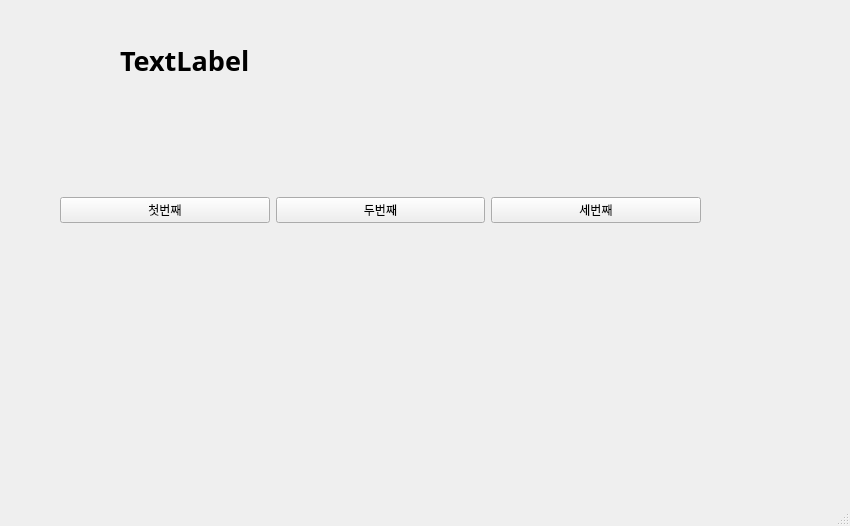
<?xml version="1.0" encoding="UTF-8"?>
<ui version="4.0">
 <class>MainWindow</class>
 <widget class="QMainWindow" name="MainWindow">
  <property name="geometry">
   <rect>
    <x>0</x>
    <y>0</y>
    <width>850</width>
    <height>526</height>
   </rect>
  </property>
  <property name="windowTitle">
   <string>MainWindow</string>
  </property>
  <widget class="QWidget" name="centralwidget">
   <widget class="QWidget" name="horizontalLayoutWidget">
    <property name="geometry">
     <rect>
      <x>60</x>
      <y>110</y>
      <width>641</width>
      <height>201</height>
     </rect>
    </property>
    <layout class="QHBoxLayout" name="horizontalLayout">
     <item>
      <widget class="QPushButton" name="pushButton">
       <property name="text">
        <string>첫번째</string>
       </property>
      </widget>
     </item>
     <item>
      <widget class="QPushButton" name="pushButton_2">
       <property name="text">
        <string>두번째</string>
       </property>
      </widget>
     </item>
     <item>
      <widget class="QPushButton" name="pushButton_3">
       <property name="text">
        <string>세번째</string>
       </property>
      </widget>
     </item>
    </layout>
   </widget>
   <widget class="QLabel" name="label">
    <property name="geometry">
     <rect>
      <x>120</x>
      <y>30</y>
      <width>531</width>
      <height>61</height>
     </rect>
    </property>
    <property name="font">
     <font>
      <family>맑은 고딕</family>
      <pointsize>20</pointsize>
      <weight>75</weight>
      <bold>true</bold>
     </font>
    </property>
    <property name="text">
     <string>TextLabel</string>
    </property>
   </widget>
  </widget>
  <widget class="QMenuBar" name="menubar">
   <property name="geometry">
    <rect>
     <x>0</x>
     <y>0</y>
     <width>850</width>
     <height>21</height>
    </rect>
   </property>
  </widget>
  <widget class="QStatusBar" name="statusbar"/>
 </widget>
 <resources/>
 <connections>
  <connection>
   <sender>pushButton</sender>
   <signal>clicked()</signal>
   <receiver>MainWindow</receiver>
   <slot>firstClick()</slot>
   <hints>
    <hint type="sourcelabel">
     <x>125</x>
     <y>228</y>
    </hint>
    <hint type="destinationlabel">
     <x>184</x>
     <y>280</y>
    </hint>
   </hints>
  </connection>
  <connection>
   <sender>pushButton_2</sender>
   <signal>clicked()</signal>
   <receiver>MainWindow</receiver>
   <slot>secondClick()</slot>
   <hints>
    <hint type="sourcelabel">
     <x>340</x>
     <y>232</y>
    </hint>
    <hint type="destinationlabel">
     <x>385</x>
     <y>300</y>
    </hint>
   </hints>
  </connection>
  <connection>
   <sender>pushButton_3</sender>
   <signal>clicked()</signal>
   <receiver>MainWindow</receiver>
   <slot>thirdClick()</slot>
   <hints>
    <hint type="sourcelabel">
     <x>558</x>
     <y>229</y>
    </hint>
    <hint type="destinationlabel">
     <x>600</x>
     <y>277</y>
    </hint>
   </hints>
  </connection>
 </connections>
 <slots>
  <slot>firstClick()</slot>
  <slot>secondClick()</slot>
  <slot>thirdClick()</slot>
 </slots>
</ui>
